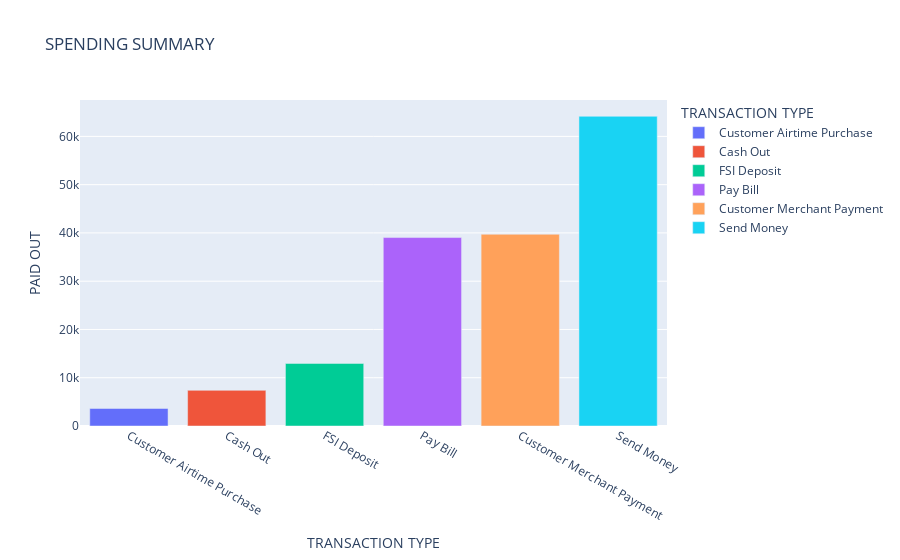

Here is the notebook cell this chart was saved with:
### Code cell
fig = px.bar(spent_data,x= 'TRANSACTION TYPE', y='PAID OUT',color= 'TRANSACTION TYPE', title='SPENDING SUMMARY')
fig.show()

### Figure 1 — Plotly figure (JSON) as saved in the notebook; plotly's stock layout.template omitted (floating-point values rounded to 4 significant figures)
{"data": [{"alignmentgroup": "True", "hovertemplate": "TRANSACTION TYPE=%{x}<br>PAID OUT=%{y}<extra></extra>", "legendgroup": "Customer Airtime Purchase", "marker": {"color": "#636efa", "pattern": {"shape": ""}}, "name": "Customer Airtime Purchase", "offsetgroup": "Customer Airtime Purchase", "orientation": "v", "showlegend": true, "textposition": "auto", "type": "bar", "x": ["Customer Airtime Purchase"], "xaxis": "x", "y": [3630], "yaxis": "y"}, {"alignmentgroup": "True", "hovertemplate": "TRANSACTION TYPE=%{x}<br>PAID OUT=%{y}<extra></extra>", "legendgroup": "Cash Out", "marker": {"color": "#EF553B", "pattern": {"shape": ""}}, "name": "Cash Out", "offsetgroup": "Cash Out", "orientation": "v", "showlegend": true, "textposition": "auto", "type": "bar", "x": ["Cash Out"], "xaxis": "x", "y": [7390], "yaxis": "y"}, {"alignmentgroup": "True", "hovertemplate": "TRANSACTION TYPE=%{x}<br>PAID OUT=%{y}<extra></extra>", "legendgroup": "FSI Deposit", "marker": {"color": "#00cc96", "pattern": {"shape": ""}}, "name": "FSI Deposit", "offsetgroup": "FSI Deposit", "orientation": "v", "showlegend": true, "textposition": "auto", "type": "bar", "x": ["FSI Deposit"], "xaxis": "x", "y": [12959], "yaxis": "y"}, {"alignmentgroup": "True", "hovertemplate": "TRANSACTION TYPE=%{x}<br>PAID OUT=%{y}<extra></extra>", "legendgroup": "Pay Bill", "marker": {"color": "#ab63fa", "pattern": {"shape": ""}}, "name": "Pay Bill", "offsetgroup": "Pay Bill", "orientation": "v", "showlegend": true, "textposition": "auto", "type": "bar", "x": ["Pay Bill"], "xaxis": "x", "y": [39039], "yaxis": "y"}, {"alignmentgroup": "True", "hovertemplate": "TRANSACTION TYPE=%{x}<br>PAID OUT=%{y}<extra></extra>", "legendgroup": "Customer Merchant Payment", "marker": {"color": "#FFA15A", "pattern": {"shape": ""}}, "name": "Customer Merchant Payment", "offsetgroup": "Customer Merchant Payment", "orientation": "v", "showlegend": true, "textposition": "auto", "type": "bar", "x": ["Customer Merchant Payment"], "xaxis": "x", "y": [39720.0], "yaxis": "y"}, {"alignmentgroup": "True", "hovertemplate": "TRANSACTION TYPE=%{x}<br>PAID OUT=%{y}<extra></extra>", "legendgroup": "Send Money", "marker": {"color": "#19d3f3", "pattern": {"shape": ""}}, "name": "Send Money", "offsetgroup": "Send Money", "orientation": "v", "showlegend": true, "textposition": "auto", "type": "bar", "x": ["Send Money"], "xaxis": "x", "y": [64162], "yaxis": "y"}], "layout": {"barmode": "relative", "legend": {"title": {"text": "TRANSACTION TYPE"}, "tracegroupgap": 0}, "title": {"text": "SPENDING SUMMARY"}, "xaxis": {"anchor": "y", "categoryarray": ["Customer Airtime Purchase", "Cash Out", "FSI Deposit", "Pay Bill", "Customer Merchant Payment", "Send Money"], "categoryorder": "array", "domain": [0, 1], "title": {"text": "TRANSACTION TYPE"}}, "yaxis": {"anchor": "x", "domain": [0, 1], "title": {"text": "PAID OUT"}}}}
